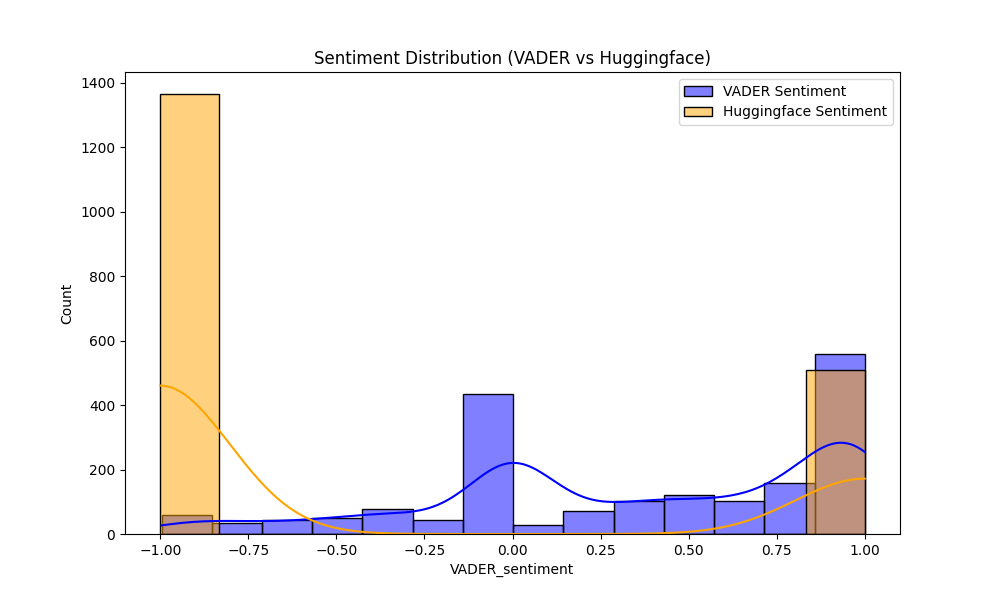

This figure's Python source:
import matplotlib.pyplot as plt
import matplotlib
matplotlib.use('Agg')
import seaborn as sns
import pandas as pd

combined_df = pd.read_csv(r'C:\Users\HARI\Desktop\Saru\Opinion\backend\clustered_combined_data.csv')

plt.figure(figsize=(10, 6))
sns.histplot(combined_df['VADER_sentiment'], kde=True, color='blue', label='VADER Sentiment')
sns.histplot(combined_df['Huggingface_sentiment'].map(lambda x: 1 if x == 'POSITIVE' else -1), kde=True, color='orange', label='Huggingface Sentiment')
plt.title("Sentiment Distribution (VADER vs Huggingface)")
plt.legend()
plt.savefig('sentiment.png')
plt.close()
